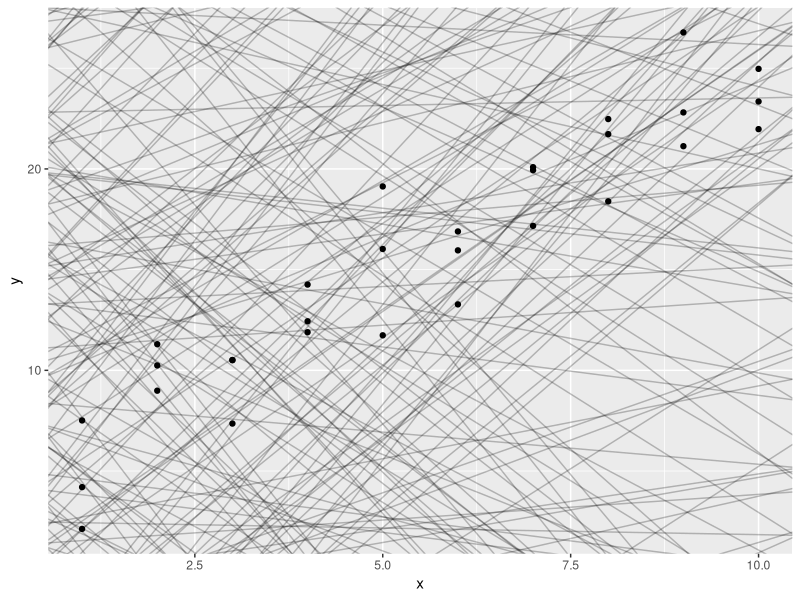

The R script that drew this image:
library(modelr)
library(tidyverse)

sim1

models <- tibble(a1 = runif(250, -20, 40),
                 a2 = runif(250, -5, 5))

ggplot(sim1, aes(x,y)) +
  geom_point() +
geom_abline(data = models, aes(slope = a2, intercept = a1), alpha = 1/4)
